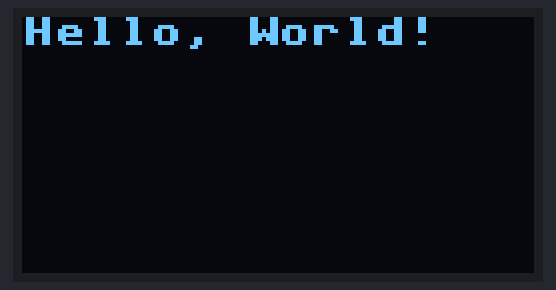
Bench run of a program on a simulated Raspberry Pi Pico running MicroPython. On the bench: 128×64 one-colour display.

Above: at 0.1 s.
At 2.1 s:
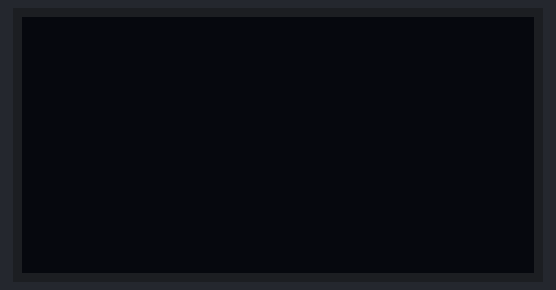
At 6.2 s:
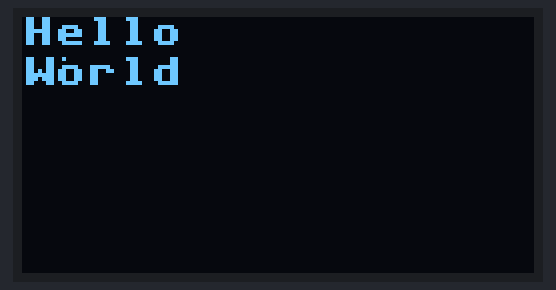
At 8.2 s:
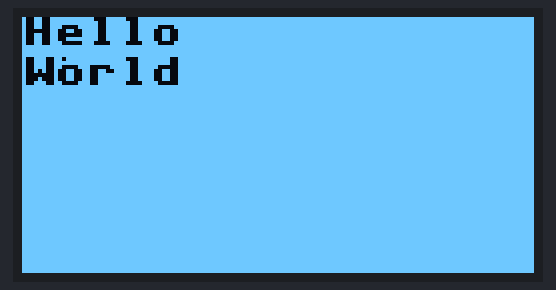
At 12.2 s:
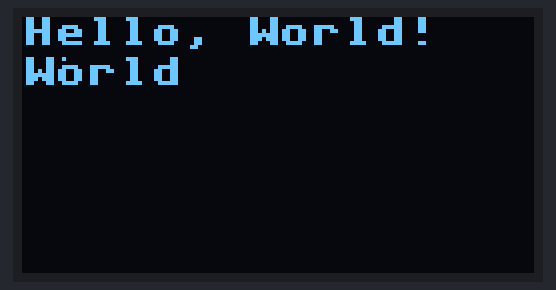

The program:

oled.py
```python
from mapeamento import *
from machine import Pin, I2C
from ssd1306 import SSD1306_I2C
from time import sleep

largura = 128
altura = 64
i2c = I2C(sda=Pin(C_0), scl=Pin(C_1))
display = SSD1306_I2C(largura, altura, i2c)

while True:
    display.text('Hello, World!', 0, 0, 1)
    display.show()
    sleep(2)

    display.fill(0)
    display.show()
    sleep(2)

    display.pixel(10,10,1)
    display.show()
    sleep(2)

    # escrever texto, pode ser necessário https://github.com/adafruit/Adafruit_CircuitPython_framebuf/blob/main/examples/font5x8.bin
    display.text('Hello', 0, 0,1) # texto, x, y, cor_pixel
    display.text('World', 0, 10,1) # texto, x, y, cor_pixel
    display.show()
    sleep(2)

    display.invert(1)
    display.show()
    sleep(2)

    display.invert(0)
    display.show()
    sleep(2)
```

mapeamento.py
```python
C_0 = 8
C_1 = 9
A_0 = 1
A_1 = 2
A_2 = 3
A_3 = 4
A_4 = 5
A_5 = 6
A_6 = 7
A_7 = 10
A_8 = 14
A_9 = 15
A_A = 11
A_B = 12
A_C = 13
B_0 = 1
B_1 = 2
B_2 = 3
B_3 = 4
B_5 = 6
B_6 = 7
B_7 = 10
B_8 = 14
B_A = 11
B_B = 12
D_0 = 44
D_1 = 43
D_2 = 42
D_3 = 41
D_4 = 40
D_5 = 39
D_6 = 38
D_7 = 37
D_8 = 36
D_9 = 35
D_A = 33
D_B = 26
D_C = 21
D_D = 18
E_2 = 42
E_3 = 41
E_4 = 40
E_5 = 39
E_6 = 38
E_9 = 25
```

Measured:
- by itself, everything shown: repeats every 12.1 s, in 6 steps
- what the display in image 2 shows lasts 2.0 s, from 6.1 s to 8.1 s
